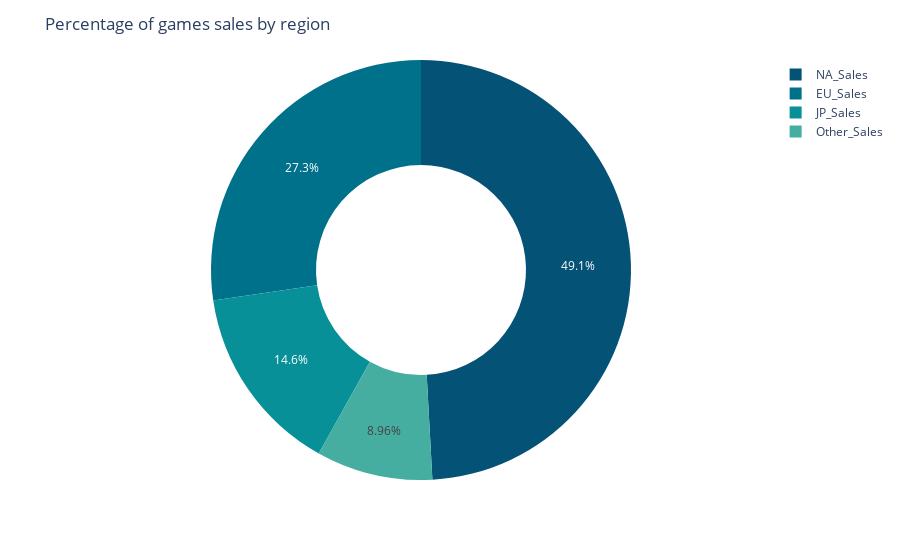

The code cell stored with this chart in its notebook:
### Code cell
# Create Pieplot
fig = px.pie(df_region, values="Sales", names="Region", hole=0.5, color_discrete_sequence=px.colors.sequential.Bluyl_r)

# Update Labels
fig.update_traces(textinfo="percent")
fig.update_layout(title="Percentage of games sales by region")

# Return Values
fig.show()

### Figure 1 — Plotly figure (JSON) as saved in the notebook; plotly's stock layout.template omitted (floating-point values rounded to 4 significant figures)
{"data": [{"domain": {"x": [0, 1], "y": [0, 1]}, "hole": 0.5, "hovertemplate": "Region=%{label}<br>Sales=%{value}<extra></extra>", "labels": ["NA_Sales", "EU_Sales", "JP_Sales", "Other_Sales"], "legendgroup": "", "name": "", "showlegend": true, "textinfo": "percent", "type": "pie", "values": [4327.0, 2407.0, 1284.0, 788.9]}], "layout": {"legend": {"tracegroupgap": 0}, "margin": {"t": 60}, "piecolorway": ["rgb(4, 82, 117)", "rgb(0, 113, 139)", "rgb(8, 144, 153)", "rgb(70, 174, 160)", "rgb(124, 203, 162)", "rgb(183, 230, 165)", "rgb(247, 254, 174)"], "title": {"text": "Percentage of games sales by region"}}}
